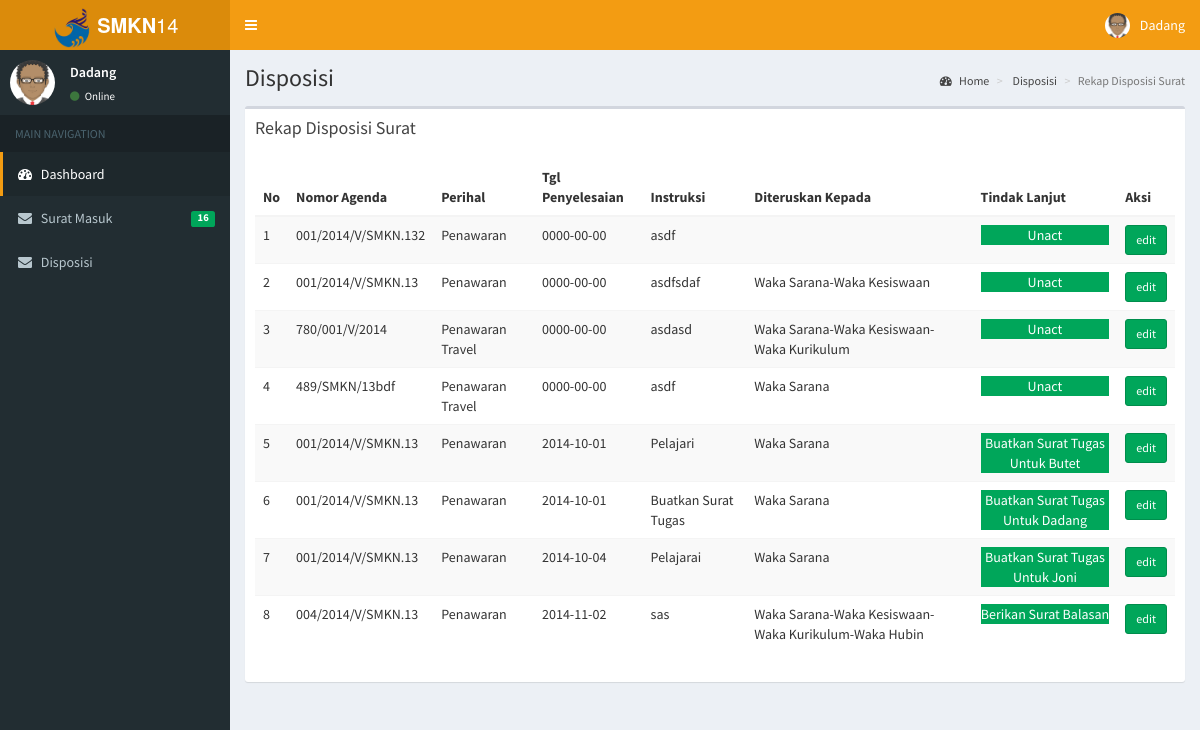
Screenshot of /layout/index.php?page=rekap_disposisi (signed in) with the database file from the repository.
### tables this page shows
CREATE TABLE IF NOT EXISTS `tbl_disposisi_surat` (
  `no_surat` varchar(100) NOT NULL,
  `tanggal_penyelesaian` date NOT NULL,
  `tanggal_penerimaan` date NOT NULL,
  `instruksi` text NOT NULL,
  `diteruskan_kpd` varchar(100) NOT NULL,
  `proses` text NOT NULL,
  PRIMARY KEY (`no_surat`)
);

CREATE TABLE IF NOT EXISTS `tbl_surat_masuk` (
  `no_surat` int(5) NOT NULL AUTO_INCREMENT,
  `no_urut` int(5) NOT NULL,
  `indek` varchar(11) NOT NULL,
  `kode_sm` varchar(20) NOT NULL,
  `nomor_agenda` varchar(100) NOT NULL,
  `perihal` text NOT NULL,
  `isi_ringkas` text NOT NULL,
  `asal_surat` varchar(100) NOT NULL,
  `tgl_sm` date NOT NULL,
  `lampiran` int(5) NOT NULL,
  `tgl_diteruskan` date NOT NULL,
  `nama_file` varchar(50) NOT NULL,
  `golongan_surat` varchar(20) NOT NULL,
  `pengolah` varchar(30) NOT NULL,
  PRIMARY KEY (`no_surat`)
);

### menu/rekap_disposisi.php (the view)
<section class="content-header">
  <h1>
    Disposisi
  </h1>
  <ol class="breadcrumb">
    <li>
      <a href="#">
        <i class="fa fa-dashboard"></i> Home</a>
    </li>
    <li>
      <a href="#">Disposisi</a>
    </li>
    <li class="active">Rekap Disposisi Surat</li>
  </ol>
</section>
<section class="content">
  <div class="row">
    <div class="col-xs-12">
      <div class="box">
        <div class="box-header">
          <h3 class="box-title">Rekap Disposisi Surat</h3>
        </div>
        <div class="box-body">
          <div class="table-responsive">
            <table id="table_data" class="table table-striped table-hover">
              <thead>
                <tr>
                  <th>No</th>
                  <th>Nomor Agenda</th>
                  <th>Perihal</th>
                  <th>Tgl Penyelesaian</th>
                  <th>Instruksi</th>
                  <th>Diteruskan Kepada</th>
                  <th>Tindak Lanjut</th>
                  <?php if ($level_user=="kpl") { ?>
                  <th>Aksi</th>
                  <?php }?>
                </tr>
              </thead>
              <tbody>
                <?php
                      $no = 1;
                      $query = $mysqli->query("SELECT sm.*,ssm.*,ds.* FROM tbl_disposisi_surat ds
                      LEFT JOIN tbl_status_sm ssm ON ds.no_surat = ssm.no_surat
                      LEFT JOIN tbl_surat_masuk sm on ssm.no_surat=sm.no_surat  ORDER BY tanggal_penyelesaian");
                      while($data = $query->fetch_array()){ ?>
                  <tr>
                    <td>
                      <?php echo ($no)?>
                    </td>
                    <td>
                      <?php echo ($data["nomor_agenda"]) ?>
                    </td>
                    <td>
                      <?php echo ($data["perihal"]) ?>
                    </td>
                    <td>
                      <?php echo ($data["tanggal_penyelesaian"]) ?>
                    </td>
                    <td>
                      <?php echo ($data["instruksi"]) ?>
                    </td>
                    <td>
                      <?php echo ($data["diteruskan_kpd"]) ?>
                    </td>
                    <?php
                      if ($data["proses"]=="belum ditindak lanjuti"){
                        $warna = "bg-red text-center";
                      }
                      else {
                        $warna = "bg-green text-center";
                      }
                    ?>
                    <td>
                      <div class="<?php echo $warna;?>">
                        <?php echo ($data["proses"]) ?>
                      </div>
                    </td>
                    <?php if ($level_user=="kpl") { ?>
                    <td>
                      <a href='<?php echo "?page=edit_disposisi&no_surat=$data[no_surat]"; ?>' class="btn btn-success btn-sm btn-block">edit</a>
                    </td>
                    <?php }?>
                  </tr>
                  <?php $no++;
                    }
                  ?>
              </tbody>
            </table>
          </div>
        </div>
      </div>
    </div>
  </div>
</section>

### rows the page displays
tbl_disposisi_surat: tbl_surat_masuk.nomor_agenda "001/2014/V/SMKN.132", tbl_surat_masuk.perihal "Penawaran", tanggal_penyelesaian "0000-00-00", instruksi "asdf", proses "Unact"
tbl_disposisi_surat: tbl_surat_masuk.nomor_agenda "001/2014/V/SMKN.13", tbl_surat_masuk.perihal "Penawaran", tanggal_penyelesaian "0000-00-00", instruksi "asdfsdaf", diteruskan_kpd "Waka Sarana-Waka Kesiswaan", proses "Unact"
tbl_disposisi_surat: tbl_surat_masuk.nomor_agenda "780/001/V/2014", tbl_surat_masuk.perihal "Penawaran Travel", tanggal_penyelesaian "0000-00-00", instruksi "asdasd", diteruskan_kpd "Waka Sarana-Waka Kesiswaan-Waka Kurikulum", proses "Unact"
tbl_disposisi_surat: tbl_surat_masuk.nomor_agenda "489/SMKN/13bdf", tbl_surat_masuk.perihal "Penawaran Travel", tanggal_penyelesaian "0000-00-00", instruksi "asdf", diteruskan_kpd "Waka Sarana", proses "Unact"
tbl_disposisi_surat: tbl_surat_masuk.nomor_agenda "001/2014/V/SMKN.13", tbl_surat_masuk.perihal "Penawaran", tanggal_penyelesaian "2014-10-01", instruksi "Pelajari", diteruskan_kpd "Waka Sarana", proses "Buatkan Surat Tugas Untuk Butet"
tbl_disposisi_surat: tbl_surat_masuk.nomor_agenda "001/2014/V/SMKN.13", tbl_surat_masuk.perihal "Penawaran", tanggal_penyelesaian "2014-10-01", instruksi "Buatkan Surat Tugas", diteruskan_kpd "Waka Sarana", proses "Buatkan Surat Tugas Untuk Dadang"
tbl_disposisi_surat: tbl_surat_masuk.nomor_agenda "001/2014/V/SMKN.13", tbl_surat_masuk.perihal "Penawaran", tanggal_penyelesaian "2014-10-04", instruksi "Pelajarai", diteruskan_kpd "Waka Sarana", proses "Buatkan Surat Tugas Untuk Joni"
tbl_disposisi_surat: tbl_surat_masuk.nomor_agenda "004/2014/V/SMKN.13", tbl_surat_masuk.perihal "Penawaran", tanggal_penyelesaian "2014-11-02", instruksi "sas", diteruskan_kpd "Waka Sarana-Waka Kesiswaan-Waka Kurikulum-Waka Hubin", proses "Berikan Surat Balasan"

### other values shown
$nama_user "Dadang"
$inboxsurat "16"
